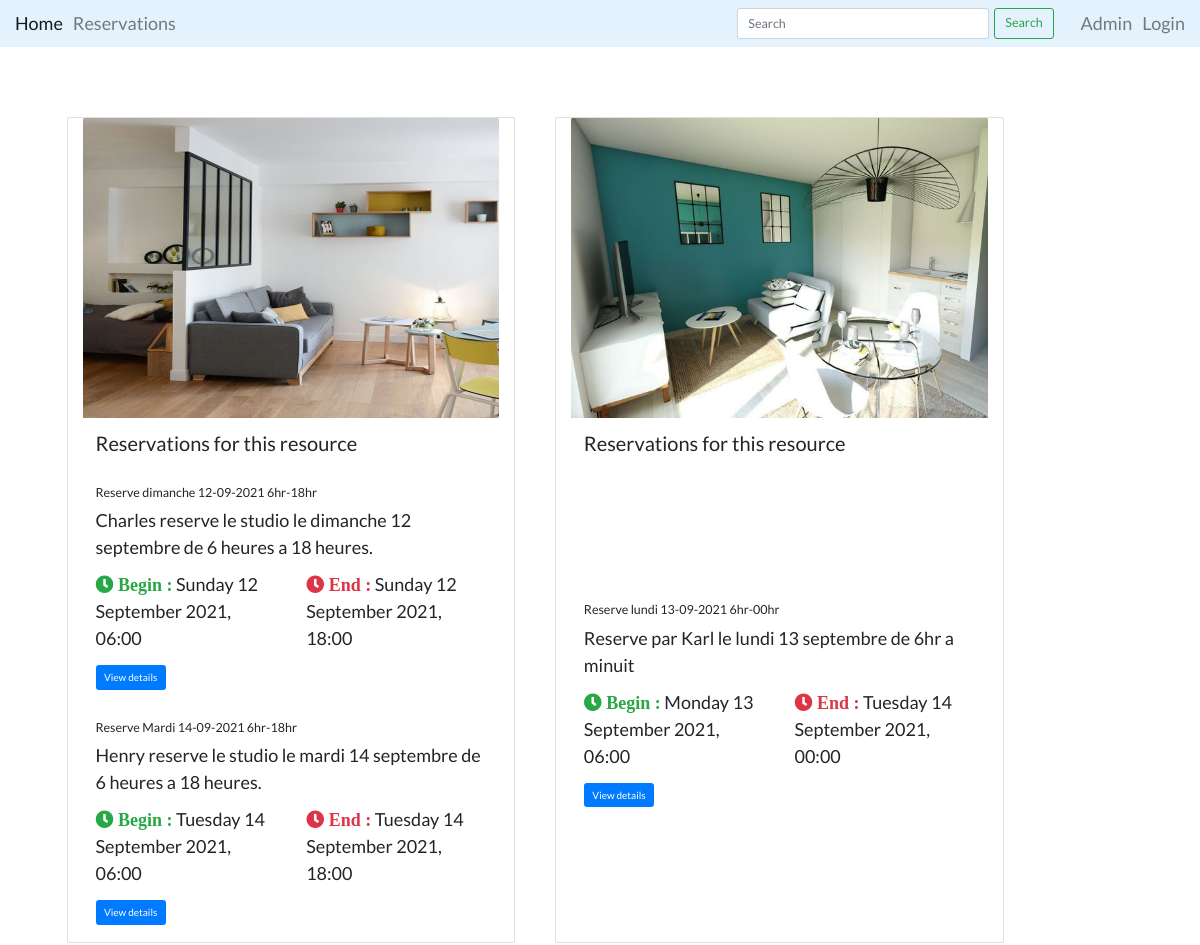
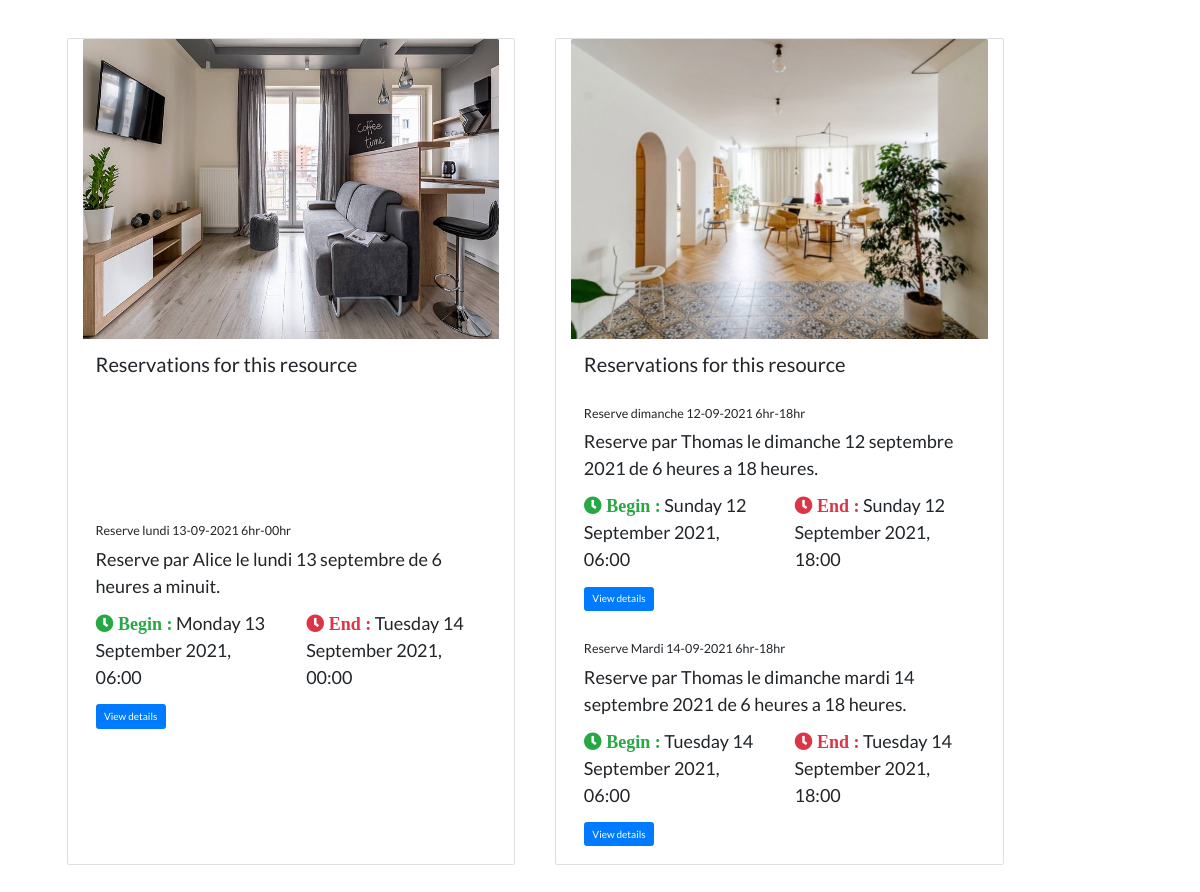
/core/resource/reservation/, run on an earlier commit of the app's database (2 pictures, top to bottom).
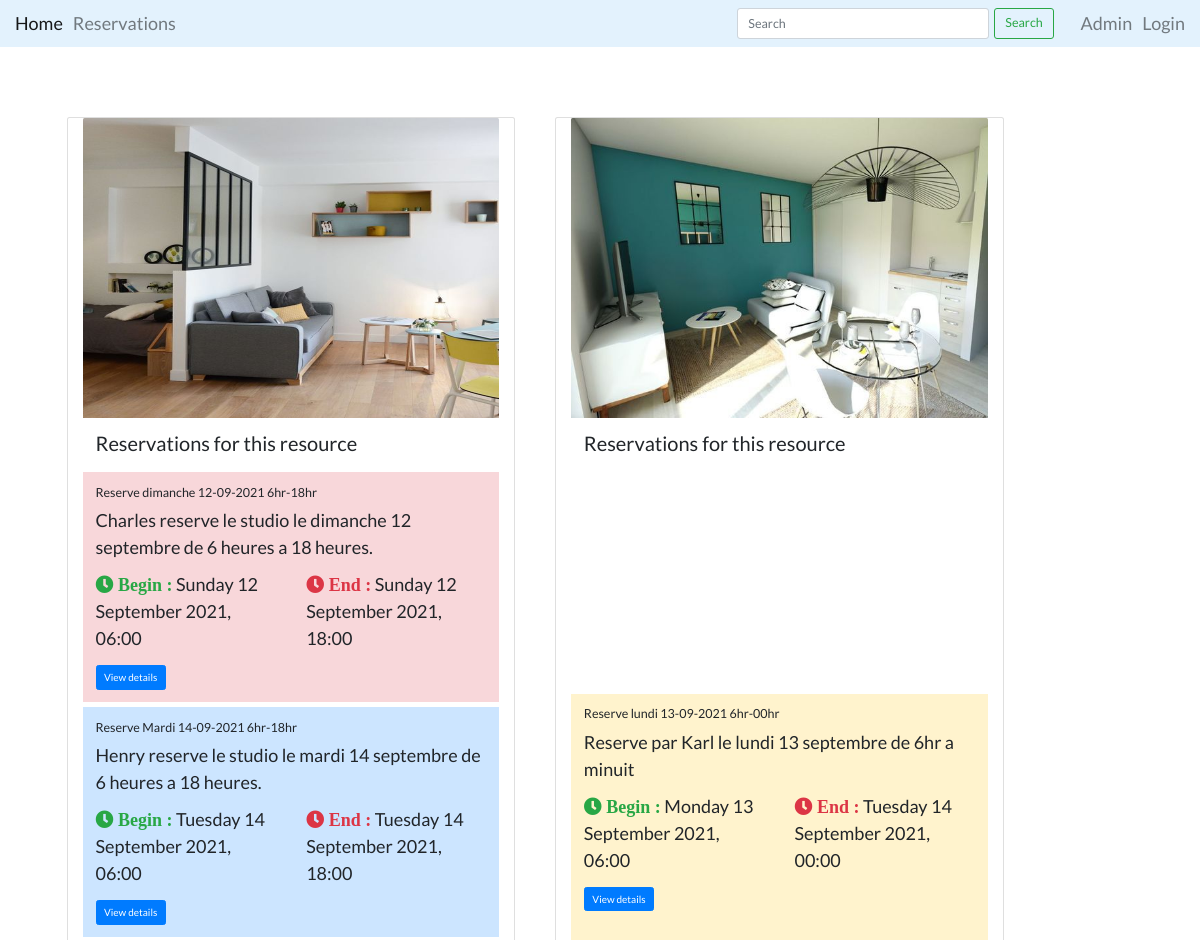
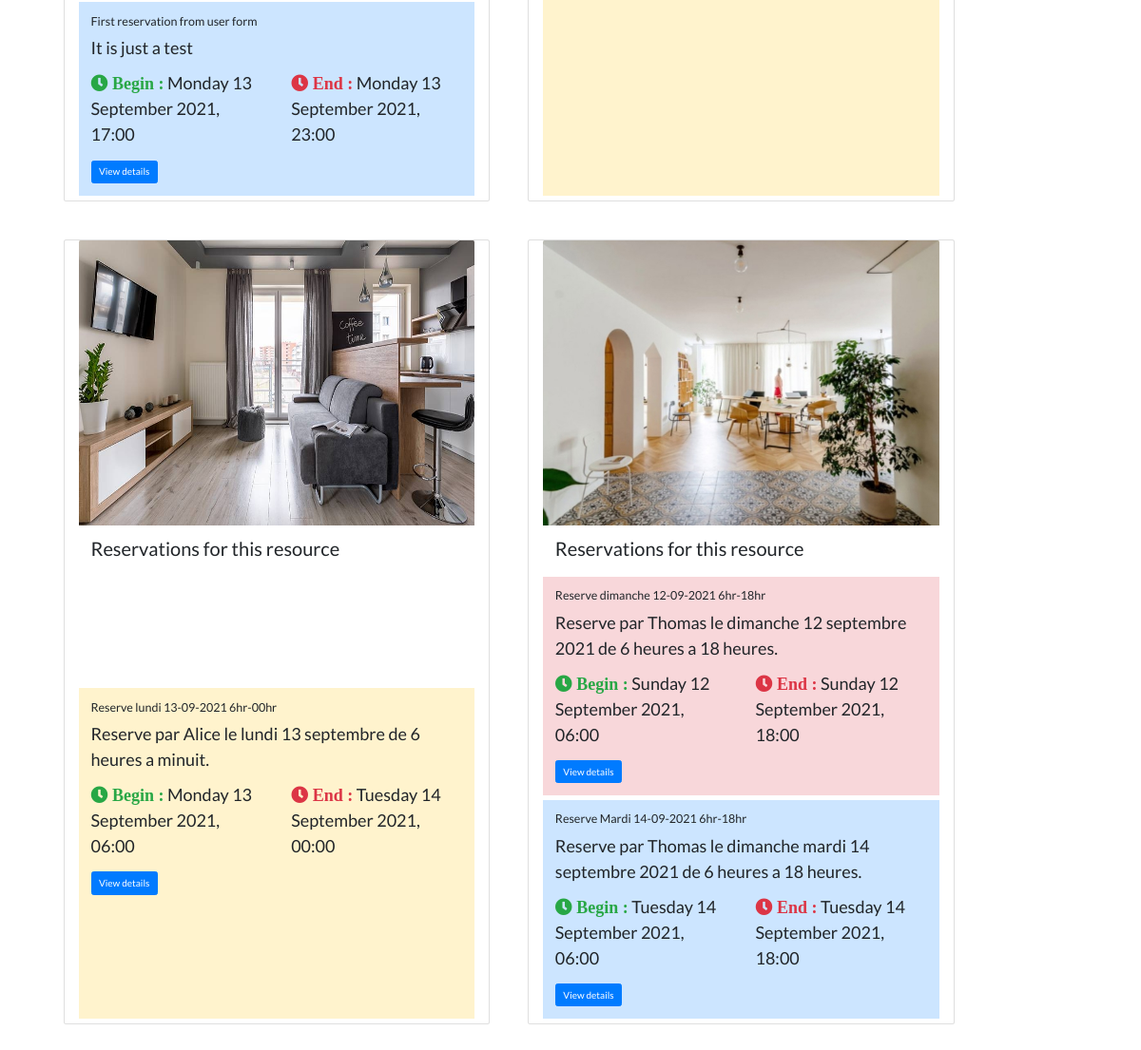
And on a later commit of the database (2 pictures, top to bottom).
### core/models.py (models this page shows, shortened)
class Reservation(models.Model):
    STATUS_CHOICES = (
        ('pending', 'Pending'),
        ('confirmed', 'Confirmed'),
        ('in_progress', 'In Progress'),
        ('ended', 'Ended'),
        ('canceled', 'Canceled'),
    )
    title = models.CharField(max_length=200)
    overview = models.TextField(null=True, blank=True)
    status = models.CharField(max_length=15,
                              choices=STATUS_CHOICES,
                              default='pending')
    created = models.DateTimeField(default=timezone.now)
    updated = models.DateTimeField(auto_now=True)
    start_date = models.DateTimeField()
    end_date = models.DateTimeField()
    resource = models.ForeignKey(Resource,
                                 default=None,
                                 on_delete=models.CASCADE)
    user = models.ForeignKey(User,
                             on_delete=models.CASCADE,
                             related_name='reservations',
                             default=1)

class Resource(models.Model):
    _upload_link = 'images/resource'
    name = models.CharField(max_length=100, unique=True)
    slug = models.SlugField(max_length=100, unique=True)
    description = models.TextField(null=True, blank=True)
    price = models.IntegerField()
    is_available = models.BooleanField(default=True)
    address_line = models.CharField(max_length=100)
    country = models.CharField(max_length=50)
    state = models.CharField(max_length=50)
    city = models.CharField(max_length=50)
    picture = models.ImageField(blank=True, upload_to=_upload_link)
    created = models.DateTimeField(auto_now_add=True)
    updated = models.DateTimeField(auto_now=True)
    type = models.ForeignKey(ResourceType,
                             on_delete=models.SET_NULL,
                             blank=True,
                             null=True)
    objects = models.Manager()  # The default manager.
    available = AvailableManager()  # Our custom manager.

### core/views.py (the view)
# urls.py: path('reservation/', views.reservation_list, name='reserv_list'),
def reservation_list(request):
    reservations = Reservation.objects.all()
    res_by_resource = [
        Reservation.objects.filter(resource__slug=resource.slug)
        for resource in Resource.available.all()
    ]
    context = {
        'reservations': reservations,
        'res_by_resource': res_by_resource,
    }
    return render(request, 'core/reservation_list.html', context)

### core/models.py (called while the page is built)
    def get_queryset(self):
        return super(AvailableManager,
                     self).get_queryset().filter(is_available=True)

### core/templates/core/reservation_list.html (shortened to what this page needs)
{% extends 'base.html' %}
{% load static %}
{% block styles %}
<link rel="stylesheet" href="{% static 'css/reservation_list.css' %}" type="text/css">
{% endblock %}
{% block content %}
<div class="content container" style="margin: auto; max-width: 98vw; padding: 5rem; font-size: large;">
    <div class="sections row">
        <section class="main col-md-12 col-lg-12 col-sm-12 row">
            {% for reservations in res_by_resource %}
            {% if reservations %}
            <div class="card col-lg-5 col-sm-12" style="margin: 2rem;">
                <img src="{{ reservations.0.resource.picture.url }}" class="card-img-top" alt="resource image">
                <div class="card-body">
                    <h2>Reservations for this resource</h2>
                </div>
                {% for res in reservations %}
                <div class="card-body {{ res.status }} mb-2">
                    <h5 class="card-title">{{ res.title }}</h5>
                    <p class="card-text">{{ res.overview }}</p>
                    <div class="row">
                        <p class="card-text col-lg-6">
                            <i class="fas fa-clock text-success"> Begin : </i>
                            {{ res.start_date | date:"l d F Y, H:i" }}
                        </p>
                        <p class="card-text col-lg-6">
                            <i class="fas fa-clock text-danger"> End : </i>
                            {{ res.end_date | date:"l d F Y, H:i" }}
                        </p>
                    </div>
                    <a href="{% url 'core:reserv_detail' res.resource.slug res.id %}" class="btn btn-primary">View
                        details</a>
                </div>
                {% endfor %}
            </div>
            {% endif %}
            {% endfor %}
        </section>
    </div>
</div>
{% endblock %}

### templates/base.html (shortened to what this page needs)
{% load static %}
<!DOCTYPE html>
<html lang="en">
<head>
    <link rel="stylesheet" href="https://use.fontawesome.com/releases/v5.1.1/css/all.css"
>
    <link rel="stylesheet" href="https://cdn.jsdelivr.net/npm/bootstrap@4.6.0/dist/css/bootstrap.min.css"
>
    <link rel="stylesheet" href="{% static 'css/base.css' %}" type="text/css">
    {% block styles %}{% endblock %}
</head>
<body>
    {% block header %}
    {% include 'includes/header.html' %}
    {% endblock %}
    {% block content %}
    {% endblock %}
</body>
</html>

### templates/includes/header.html (shortened to what this page needs)
{% load static %}
<nav class="navbar navbar-expand-lg navbar-light" style="background-color: #e3f2fd; font-size: 1.8rem">
    <div class="collapse navbar-collapse" id="navbarSupportedContent">
        <ul class="navbar-nav mr-auto">
            <li class="nav-item active">
                <a class="nav-link" href="{% url 'home' %}">Home <span class="sr-only">(current)</span></a>
            </li>
            <li class="nav-item">
                <a class="nav-link" href="{% url 'core:reserv_list' %}">Reservations</a>
            </li>
        </ul>
        <form class="form-inline my-2 my-lg-0">
            <input class="form-control form-control-lg mr-sm-2" type="search" placeholder="Search" aria-label="Search"
                id="search">
            <button class="btn btn-outline-success btn-lg my-2 my-sm-0" type="submit">Search</button>
        </form>
        <ul class="navbar-nav">
            <li class="nav-item">
                <a class="nav-link" href="{% url 'admin:index' %}">Admin </a>
            </li>
            <li class="nav-item">
                <a class="nav-link" href="{% url 'account:login' %}">Login</a>
            </li>
        </ul>
    </div>
</nav>

### static/css/base.css (style rules this page uses)
* { padding: 0; margin: 0; box-sizing: border-box; }
html { font-size: 10px; }
body { box-sizing: border-box; font-family: "Lato", sans-serif; }
.form-inline { width: 30vw; display: flex; justify-content: center; }
.form-inline #search { width: 70%; }

### core/static/css/reservation_list.css (style rules this page uses)
.ended, .canceled { background-color: #f8d7da; border-color: #f5c6cb; }
.pending { background-color: #cce5ff; border-color: #b8daff; }
.in_progress { background-color: #fff3cd; border-color: #ffeeba; }
img { height: 30rem; }

What changed in the data, as far as the page shows it:
changed Reservation "Charles reserve le studio le dimanche 12 septembre de 6 heures a 18 heures.": status "draft" → "ended" (drawn)
changed Reservation "Henry reserve le studio le mardi 14 septembre de 6 heures a 18 heures.": status "draft" → "pending" (drawn)
added Reservation: title "First reservation from user form", overview "It is just a test", start_date "Monday 13 September 2021, 17:00", end_date "Monday 13 September 2021, 23:00", status "pending" (drawn)
changed Reservation "Reserve par Karl le lundi 13 septembre de 6hr a minuit": status "draft" → "in_progress" (drawn)
changed Reservation "Reserve par Alice le lundi 13 septembre de 6 heures a minuit.": status "draft" → "in_progress" (drawn)
changed Reservation "Reserve par Thomas le dimanche 12 septembre 2021 de 6 heures a 18 heures.": status "draft" → "ended" (drawn)
changed Reservation "Reserve par Thomas le dimanche mardi 14 septembre 2021 de 6 heures a 18 heures.": status "draft" → "pending" (drawn)
